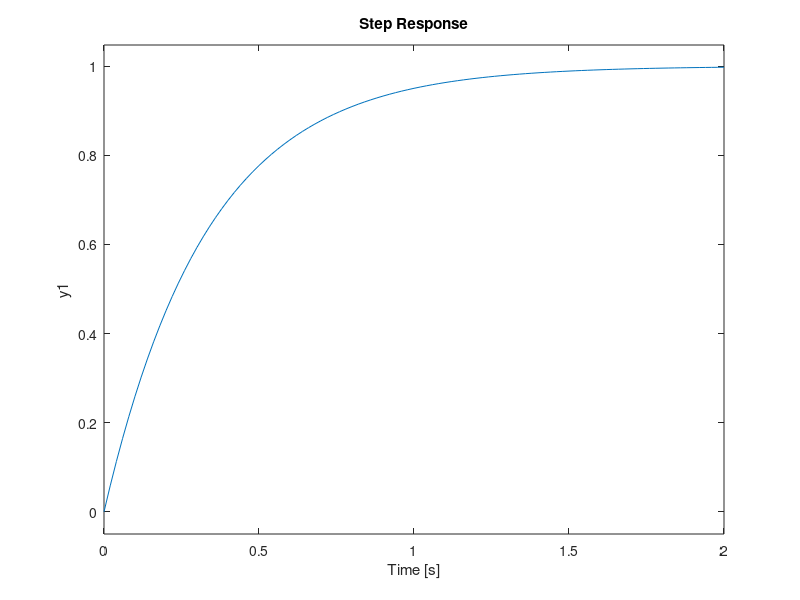

Source code (MATLAB):
K0 = 1;
A0 = 1;
dK = -0.5:0.5:2;
dA = 0:1:2;

K = K0 + dK;
A = A0 + dA;

s = tf('s');

%% 
figure()
hold on;
for i = 1:length(dK)
    for j = 1:length(dA)
        G0 = K(i)/(s+A(j));
        step(G0)
    end
end

grid;
hold off